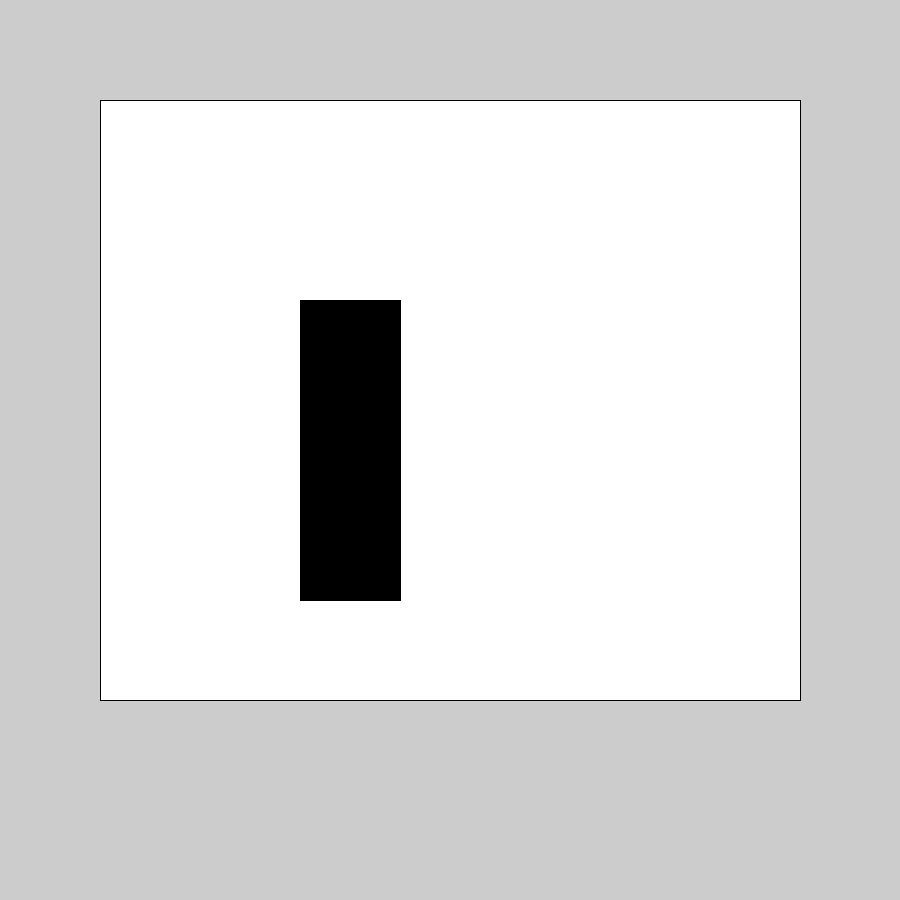
Frame 1 (no input)
Frame 60 (the mouse pressed at the canvas centre just before this capture): identical to frame 1, image omitted
Frame 120 (the mouse held since frame 60 and released just before this capture): identical to frame 1, image omitted

The Processing sketch that drew this single still picture (run headless with seeded random() and noise(); from frame 60 on, the mouse is pressed at the canvas centre):

// Processing sketch: Snake
// ── Snake.pde
int leftwall= 100;
int rightwall=700;
int topwall=100;
int bottomwall=600;
int snakewidth=100;
int snakeheight=100;
int maxY = 5;
int maxX = 6;
int minY = 0;
int minX = 0;
int dX = 0;
int dY = 0;
boolean gameOver = false;
int[]  snakex={2, 2, 2};
int[] snakey={2, 3, 4};
int time=millis();
int growtime = millis();
void setup() {
  size(900, 900);
}

void draw() {
  fill(255, 255, 255);
  rect(leftwall, topwall, rightwall, bottomwall);
  fill(0, 0, 0);
  if (!isInbounds()) {
    gameOver = true;
    textSize(40);
    text("Game Over!", 450, 450);
  }
  for (int i=0; i<snakex.length; i++) {
    rect(leftwall+snakex[i]*100, topwall+snakey[i]*100, snakewidth, snakeheight);
  }
  if (millis()-time>500) {
    time=millis();
    advancesnake();
  }
  if(millis()-growtime>3000){
    
  }
}
void keyPressed() {
  if (gameOver) {
    return;
  }
  if (key == CODED) {
    if (keyCode == UP) {
      dX=0;
      dY=-1;
    }
    if (keyCode == DOWN) {
      dX=0;
      dY=1;
    }
    if (keyCode == LEFT) {
      dX=-1;
      dY=0;
    }
    if (keyCode == RIGHT) {
      dX=1;
      dY=0;
    }
  }
}
void advancesnake() {
  if (dX == 0 && dY == 0) {
    return;
  }
  for (int i=1; i>=0; i--) {
    snakey[i+1]=snakey[i];
    snakex[i+1] = snakex[i];
  }
  
  
  
  snakey[0] = snakey [0]+dY;
  snakex[0] = snakex[0]+dX;
}
boolean isInbounds() {
  return snakex[0]<=maxX && snakey[0] <= maxY && snakex[0] >= minX && snakey[0] >=minY;
}
